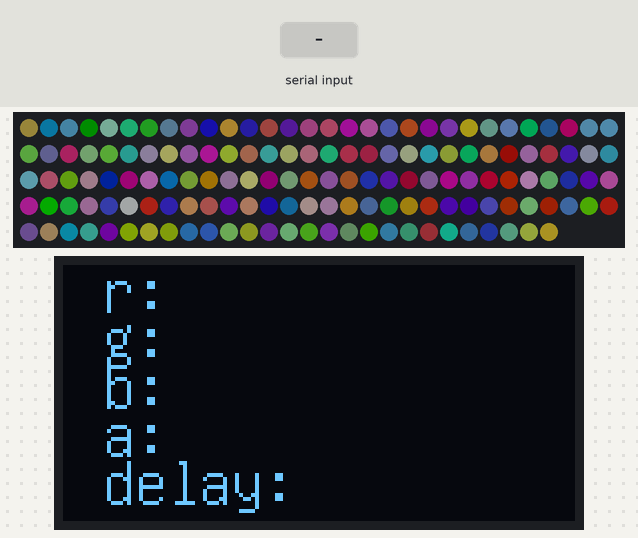
The sketch below on a simulated Arduino Uno, built with avr-gcc and run on an emulated ATmega328P. Shown: 147 RGB LEDs in strip order, left to right, continuing on the next row, 128×64 one-colour display. Inputs (shaded band) come from the test bench. Dim RGB values are drawn brighter than linear; random numbers use the default seed unless the sketch sets one.

Above: at 1.2 s.
1.3 s: "30,150,10\n" received over Serial
At 2.6 s:
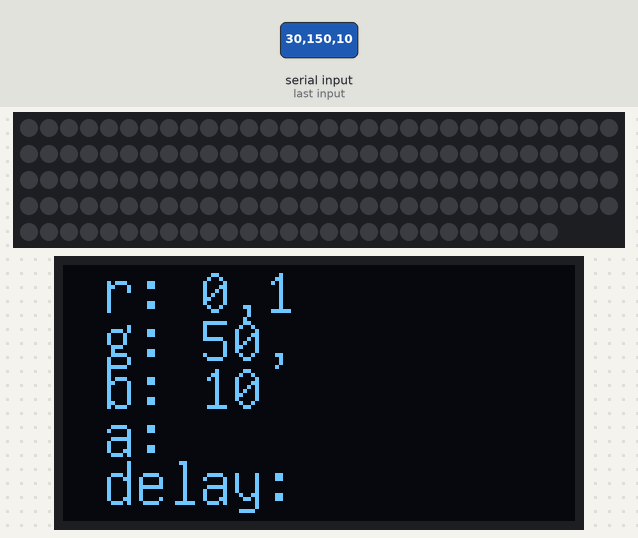
3.2 s: "90,45,200\n" received over Serial
At 3.86 s:
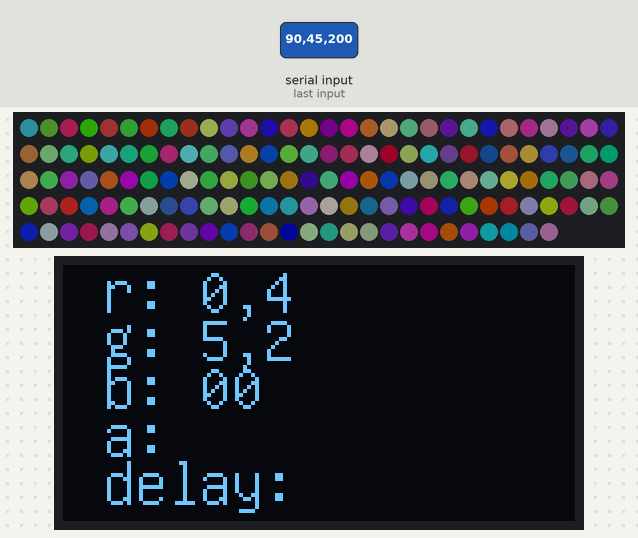
5.5 s: "5\n" received over Serial
At 6.6 s:
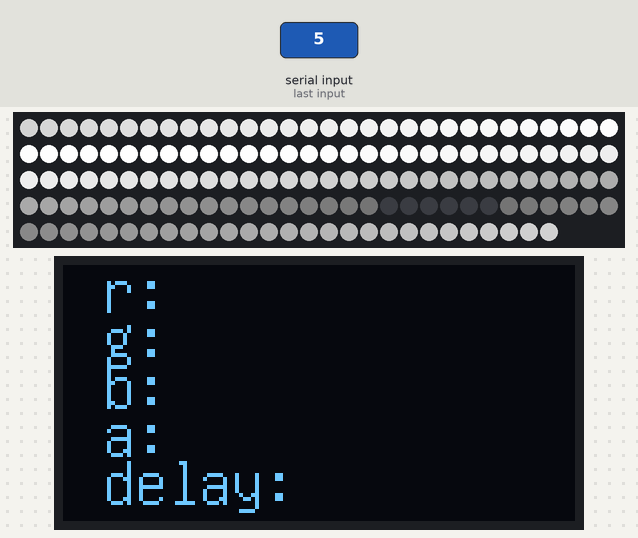
7.5 s: "90,45\n" received over Serial
At 9.05 s:
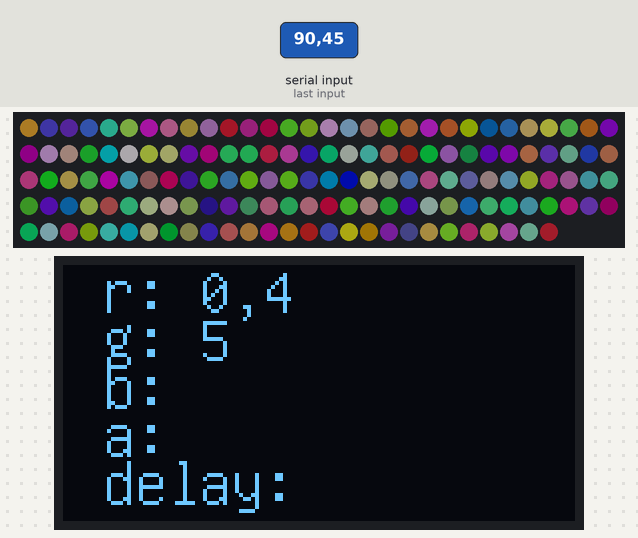
Timing chart, 0 to 10.6 s (numbered marks = the images above; inputs shaded):
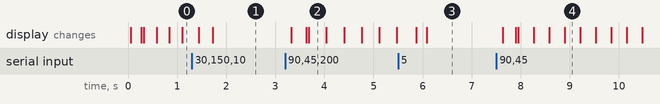

The sketch:

uno_nano_code.ino
```cpp
// (licence header left out)
#include <U8glib.h>
#include <Adafruit_NeoPixel.h>

#define LED_PIN    7
#define LED_COUNT 147
#define AMPLITUDE 255
int DELAY  = 10;
long int prepis = 0;

U8GLIB_SSD1306_128X64 mujOled(U8G_I2C_OPT_NONE);
Adafruit_NeoPixel strip(LED_COUNT, LED_PIN, NEO_GRB + NEO_KHZ800);

String rs, bs, gs, as, ds, ids;
int r = 0, g = 0, b = 0, a = 0, id = 0;
String datain = "";
double t_var;

void vypis_oled(String oa, String ob, String oc, String od, String oe, String of){
  mujOled.setFont(u8g_font_unifont);
  mujOled.setPrintPos(10, 0);
  mujOled.print("mod: " + oa);
  mujOled.setPrintPos(10, 12);
  mujOled.print("r: " + ob);
  mujOled.setPrintPos(10, 24);
  mujOled.print("g: " + oc);
  mujOled.setPrintPos(10, 36);
  mujOled.print("b: " + od);
  mujOled.setPrintPos(10, 48);
  mujOled.print("a: " + oe);
  mujOled.setPrintPos(10, 60);
  mujOled.print("delay: " + of);
  }

void setup() {
  Serial.begin(9600);
  strip.begin();
  strip.show();
  t_var = 0;
}

double psin(double x) {
  return (1 + sin(x))/2;
}

double pcos(double x) {
  return (1 + cos(x))/2;
}

void mode_0(int ampin, int phase) {
  double amp = (double)ampin/255;

  for(int i = 0; i < LED_COUNT; i++) {
    double phase = (double)i / LED_COUNT * 2 * PI;
    int R = amp * AMPLITUDE * psin(2*PI*0.125*t_var + phase);
    int G = amp * AMPLITUDE * psin(2*PI*0.5*t_var + phase);
    int B = amp * AMPLITUDE - amp * AMPLITUDE * pcos(2*PI*1*t_var + phase);
    strip.setPixelColor(i, strip.Color(G, R, B));
  }
}

void mode_1(int ampin) {
  double amp = (double)ampin/255;

  for(int i = 0; i < LED_COUNT; i++) {
    int shift = (int)(t_var*2);

    double phase = (double)i / LED_COUNT * 2 * PI;
    int num = i + shift;
    int R = 0, G = 0, B = 0;
    if(num % 4 == 0)
      R = amp * AMPLITUDE;
    else if(num % 4 == 1)
      G = amp * AMPLITUDE;
    else if(num % 4 == 2)
      B = amp * AMPLITUDE;
    else {
      R = amp * AMPLITUDE;
      G = amp * AMPLITUDE;
    }
    strip.setPixelColor(i, strip.Color(G, R, B));
  }
}

void mode_2(int in0, int in1, int in2, int in3) {
  double phase1 = 2*PI * in0/255;
  double phase2 = 2*PI * in1/255;
  double phase3 = 2*PI * in2/255;
  double phase0 = 2*PI * in3/255;

  for(int i = 0; i < LED_COUNT; i++) {
    double phase = (double)i / LED_COUNT * 2 * PI;
    int R = AMPLITUDE * psin(phase + phase0 + phase1);
    int G = AMPLITUDE * psin(phase + phase0 + phase2);
    int B = AMPLITUDE * psin(phase + phase0 + phase3);
    strip.setPixelColor(i, strip.Color(G, R, B));
  }
}

void loop() {
  delay(1);
  if(Serial.available() > 0){
    datain = "";
    while(Serial.available() > 0){
      datain += char(Serial.read());
      delay(2);
      }
    ids = (String)datain[0];
    rs = (String)datain[1] + (String)datain[2] + (String)datain[3];
    gs = (String)datain[4] + (String)datain[5] + (String)datain[6];
    bs = (String)datain[7] + (String)datain[8] + (String)datain[9];
    as = (String)datain[10] + (String)datain[11] + (String)datain[12];
    ds = (String)datain[13] + (String)datain[14] + (String)datain[15];
    id = ids.toInt();
    r = rs.toInt();
    g = gs.toInt();
    b = bs.toInt();
    a = as.toInt();
    DELAY = ds.toInt();
    }
  switch(id){
    case 1:
    /*
     RESERVED FOR FUTURE ADDONS
     */
    break;
    case 2:
      for(int i = 0; i <= LED_COUNT; i++){
        strip.setPixelColor(i, r, g, b);
        }
      strip.show();
    break;
    case 3:
      mode_0(r, g);
    break;
    case 4:
      mode_1(r);
    break;
    case 5:
      mode_2(r, g, b, a);
    break;
    default:
      for(int i = 0; i <= LED_COUNT; i++){
        strip.setPixelColor(i, random(0, 50), random(0, 50), random(0, 50));
        }
      strip.show();
    break;
    }
  delay(10);

  strip.show();
  t_var += (double)DELAY / 1000;

  if (millis()-prepis > 50) {
    // následující skupina příkazů
    // obnoví obsah OLED displeje
    mujOled.firstPage();
    do {
      // funkce vykresli vykreslí žádaný obsah
      vypis_oled(ids, rs, gs, bs, as, ds);
    } while( mujOled.nextPage() );
    // uložení posledního času obnovení
    prepis = millis();
  }

}
```
